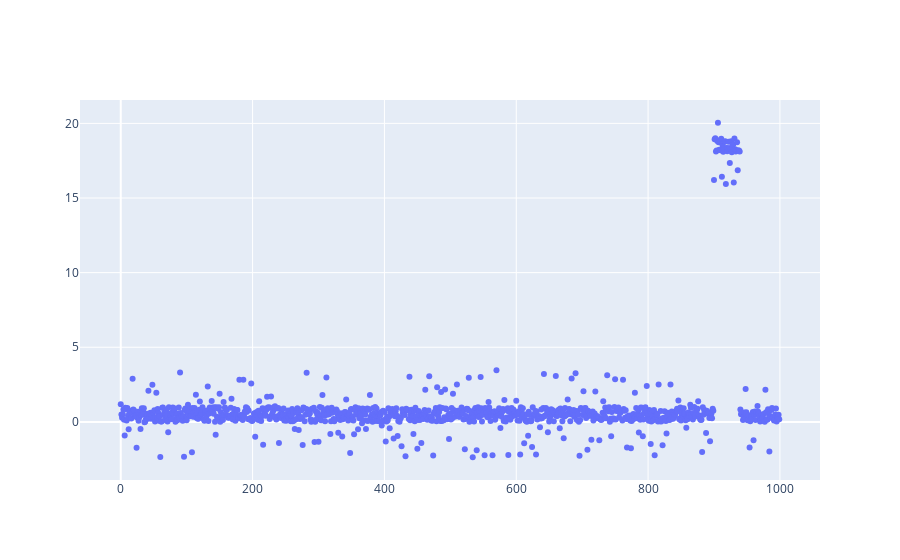

Write notebook code for a chart like this one.
### Code cell
fig = go.Figure(data=go.Scatter(x=xx, y=yy, mode='markers'))

fig.show()

### Figure 1 — Plotly figure (JSON) as saved in the notebook; plotly's stock layout.template omitted (floating-point values rounded to 4 significant figures; data arrays with more than 128 entries replaced by an {"elided": "..."} marker saying what was removed)
{"data": [{"mode": "markers", "type": "scatter", "x": {"elided": "1000 int values"}, "y": {"elided": "1000 float values"}}], "layout": {}}
